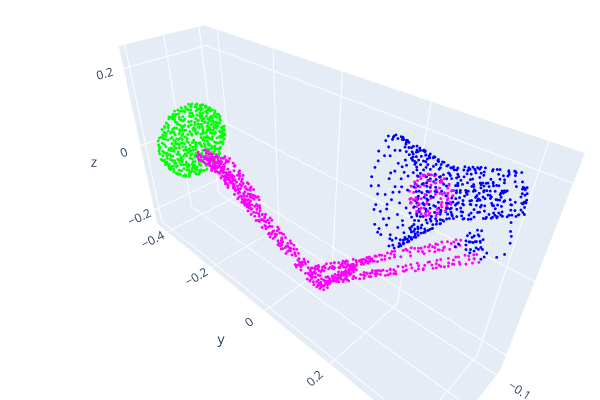

Notebook code cell kept with this figure:
### Code cell
pcd = o3.geometry.PointCloud()
# pcd.points = o3.utility.Vector3dVector(norm_points[0, :, :].cpu().numpy().T)
pcd.points = o3.utility.Vector3dVector(points.cpu().numpy())
pcd.colors = o3.utility.Vector3dVector(read_pointnet_colors(seg.numpy()))

o3.visualization.draw_plotly([pcd])
# draw(pcd, point_size=5)

### Figure 1 — Plotly figure (JSON) as saved in the notebook; plotly's stock layout.template omitted (floating-point values rounded to 4 significant figures; data arrays with more than 128 entries replaced by an {"elided": "..."} marker saying what was removed)
{"data": [{"marker": {"color": {"elided": "10000x3 int values"}, "size": 1}, "mode": "markers", "type": "scatter3d", "x": {"elided": "10000 float values"}, "y": {"elided": "10000 float values"}, "z": {"elided": "10000 float values"}}], "layout": {"height": 400, "margin": {"b": 0, "l": 0, "r": 0, "t": 0}, "scene": {"camera": {"center": {"x": 0, "y": 0, "z": 0}, "up": {"x": 0, "y": 0, "z": 1}}}, "showlegend": false, "width": 600}}
